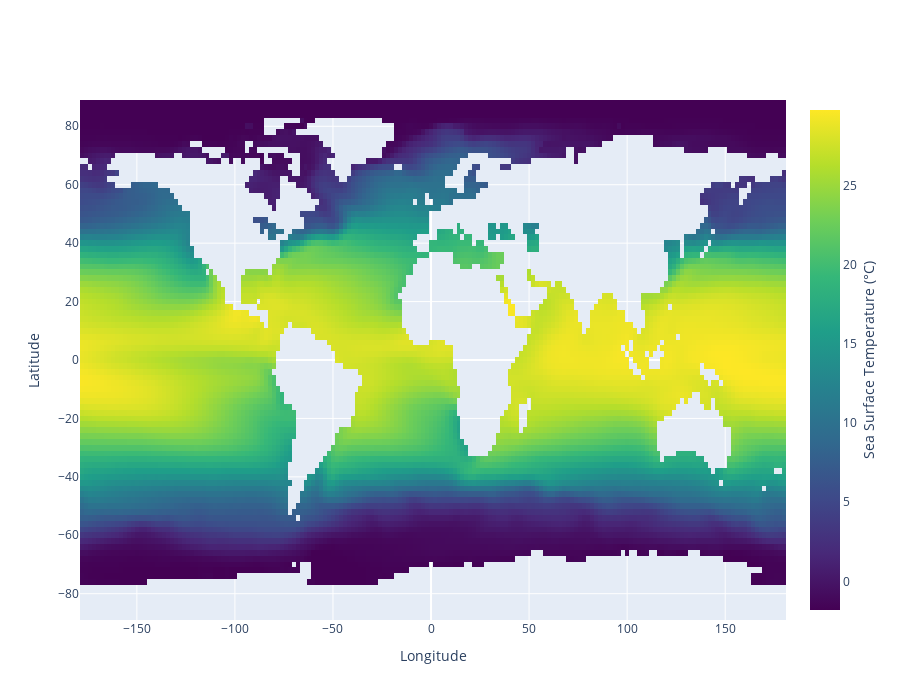

The notebook cell saved with this chart:
### Code cell
fig = go.Figure(data=go.Heatmap(
    z=sst_climatology,
    x=sst_climatology['lon'],
    y=sst_climatology['lat'],
    colorscale='viridis',
    colorbar=dict(
        title=dict(
            text='Sea Surface Temperature (°C)',
            side='right'
        )
    )
))
fig.update_layout(xaxis_title='Longitude', yaxis_title='Latitude', width = 900, height=700)
fig.show()

### Figure 1 — Plotly figure (JSON) as saved in the notebook; plotly's stock layout.template omitted (floating-point values rounded to 4 significant figures; data arrays with more than 128 entries replaced by an {"elided": "..."} marker saying what was removed)
{"data": [{"colorbar": {"title": {"side": "right", "text": "Sea Surface Temperature (°C)"}}, "colorscale": [[0, "#440154"], [0.1111, "#482878"], [0.2222, "#3e4989"], [0.3333, "#31688e"], [0.4444, "#26828e"], [0.5556, "#1f9e89"], [0.6667, "#35b779"], [0.7778, "#6ece58"], [0.8889, "#b5de2b"], [1, "#fde725"]], "type": "heatmap", "x": {"elided": "180 int values"}, "y": [88, 86, 84, 82, 80, 78, 76, 74, 72, 70, 68, 66, 64, 62, 60, 58, 56, 54, 52, 50, 48, 46, 44, 42, 40, 38, 36, 34, 32, 30, 28, 26, 24, 22, 20, 18, 16, 14, 12, 10, 8, 6, 4, 2, 0, -2, -4, -6, -8, -10, -12, -14, -16, -18, -20, -22, -24, -26, -28, -30, -32, -34, -36, -38, -40, -42, -44, -46, -48, -50, -52, -54, -56, -58, -60, -62, -64, -66, -68, -70, -72, -74, -76, -78, -80, -82, -84, -86, -88], "z": {"elided": "89x180 float values"}}], "layout": {"height": 700, "width": 900, "xaxis": {"title": {"text": "Longitude"}}, "yaxis": {"title": {"text": "Latitude"}}}}
